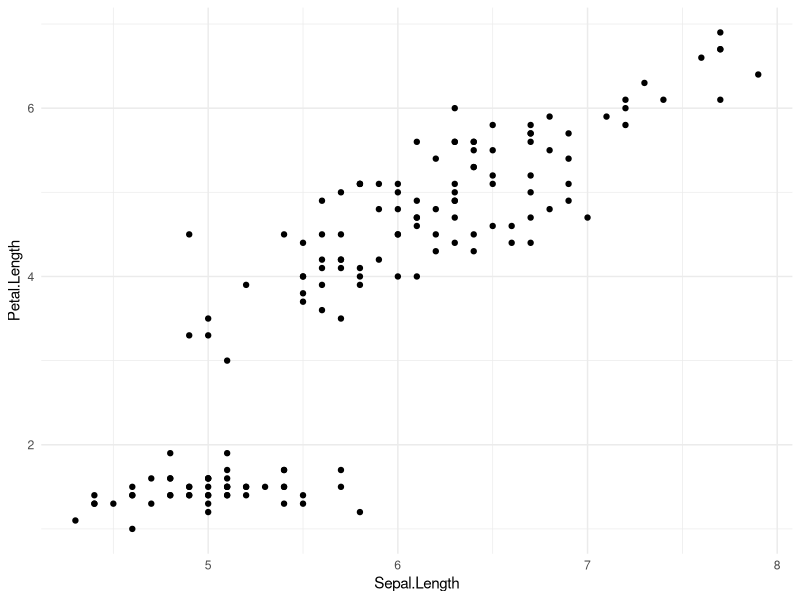

This figure's R source:
## ---- chunk 1
#| layout-ncol: 2
#| echo: false
#| warning: false
#| fig-cap: Basic ggplot2 plot with the built-in dataset
data(iris)
library(ggplot2)

ggplot(iris, aes(x = Sepal.Length, y = Petal.Length))+
         geom_point()+
  theme_minimal()

## ---- chunk 2
#| echo: false

#knitr::include_graphics("IMG_20220501_181725.jpg")

